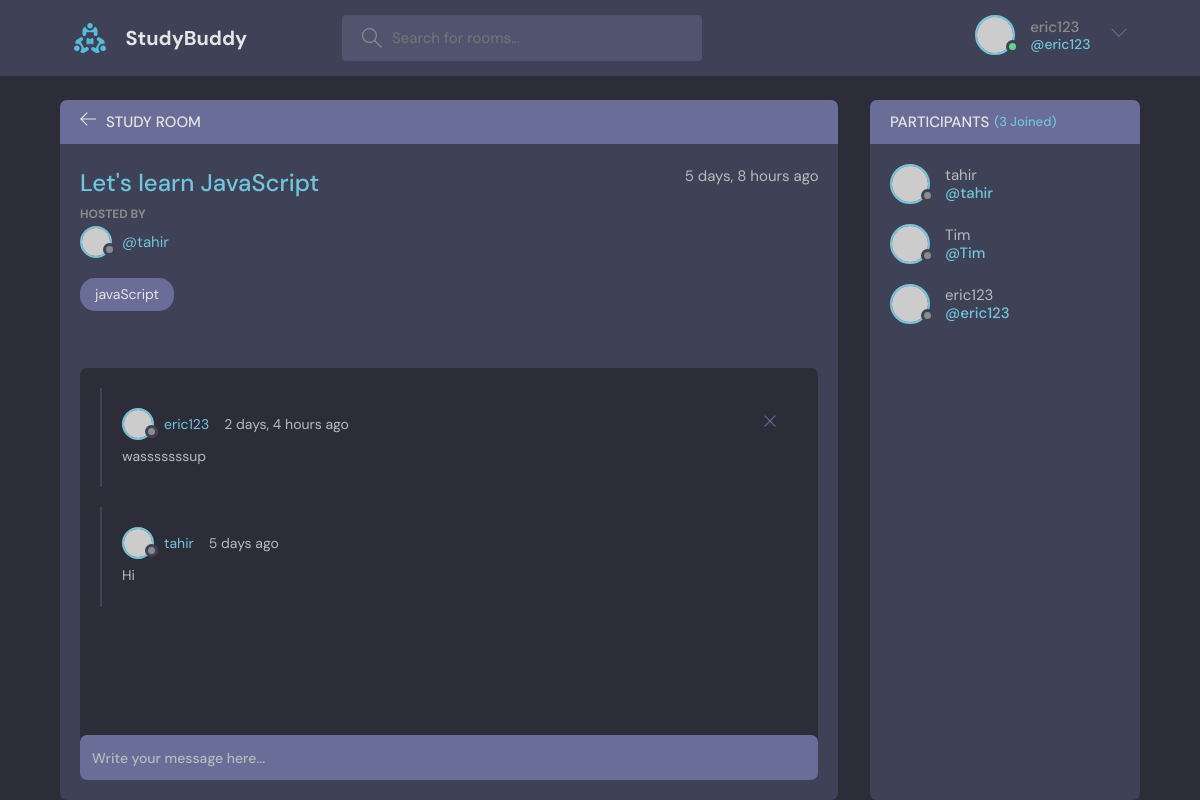
The app's page /room/1/ (signed in) with its own data.
### base/models.py (models this page shows, shortened)
class Room(models.Model):
    host = models.ForeignKey(User, on_delete=models.SET_NULL, null=True)
    topic = models.ForeignKey(Topic, on_delete=models.SET_NULL, null=True) # a room can only have one topic
    name = models.CharField(max_length=200)
    description = models.TextField(null=True, blank=True)   # blanks allowed
    participants = models.ManyToManyField(User, related_name='participants', blank=True)
    updated = models.DateTimeField(auto_now=True)   # timestamp for when saved
    created = models.DateTimeField(auto_now_add=True)   # timestamp for when created

class Topic(models.Model):
    name = models.CharField(max_length=200)
    def __str__(self):
        return self.name

class Message(models.Model):
    user = models.ForeignKey(User, on_delete=models.CASCADE) # note that we are using the default django User as imported
    room = models.ForeignKey(Room, on_delete=models.CASCADE) # one to many relationship, related to Room. CASCADE - when a room is deleted, all its messages are deleted
    body = models.TextField()
    updated = models.DateTimeField(auto_now=True)   # timestamp for when saved
    created = models.DateTimeField(auto_now_add=True)   # timestamp for when created
    class Meta:
        ordering = ['-updated', '-created'] # dash is descending order

### base/views.py (the view, shortened to what this page needs)
# urls.py: path('room/<str:pk>/', views.room, name="room"), #pk stands for primary key
def room(request, pk):
    room = Room.objects.get(id=pk)
    room_messages = room.message_set.all() # give us the set of messages related to this room in descending time order
    participants = room.participants.all()
    context = {'room': room, 'room_messages': room_messages, 'participants': participants}
    return render(request, 'base/room.html', context)

### base/templates/base/room.html (shortened to what this page needs)
{% extends 'main.html' %} {% block content %}
<main class="profile-page layout layout--2">
  <div class="container">
    <div class="room">
      <div class="room__top">
        <div class="room__topLeft">
          <a href="{% url 'home' %}">
            <svg
              version="1.1"
              xmlns="http://www.w3.org/2000/svg"
              width="32"
              height="32"
              viewBox="0 0 32 32"
            >
              <title>arrow-left</title>
              <path
                d="M13.723 2.286l-13.723 13.714 13.719 13.714 1.616-1.611-10.96-10.96h27.625v-2.286h-27.625l10.965-10.965-1.616-1.607z"
              ></path>
            </svg>
          </a>
          <h3>Study Room</h3>
        </div>
      </div>
      <div class="room__box scroll">
        <div class="room__header scroll">
          <div class="room__info">
            <h3>{{room.name}}</h3>
            <span>{{room.created|timesince}} ago</span>
          </div>
          <div class="room__hosted">
            <p>Hosted By</p>
            <a
              href="{% url 'user-profile' room.host.id %}"
              class="room__author"
            >
              <div class="avatar avatar--small">
                <img src="https://randomuser.me/api/portraits/men/37.jpg" />
              </div>
              <span>@{{room.host.username}}</span>
            </a>
          </div>
          <span class="room__topics">{{room.topic}}</span>
        </div>
        <div class="room__conversation">
          <div class="threads scroll">
            {% for message in room_messages %}
            <div class="thread">
              <div class="thread__top">
                <div class="thread__author">
                  <a
                    href="{% url 'user-profile' message.user.id %}"
                    class="thread__authorInfo"
                  >
                    <div class="avatar avatar--small">
                      <img
                        src="https://randomuser.me/api/portraits/men/37.jpg"
                      />
                    </div>
                    <span>{{message.user.username}}</span>
                  </a>
                  <span class="thread__date"
                    >{{message.created|timesince}} ago</span
                  >
                </div>
                {% if request.user == message.user %}
                <a href="{% url 'delete-message' message.id %}">
                  <div class="thread__delete">
                    <svg
                      version="1.1"
                      xmlns="http://www.w3.org/2000/svg"
                      width="32"
                      height="32"
                      viewBox="0 0 32 32"
                    >
                      <title>remove</title>
                      <path
                        d="M27.314 6.019l-1.333-1.333-9.98 9.981-9.981-9.981-1.333 1.333 9.981 9.981-9.981 9.98 1.333 1.333 9.981-9.98 9.98 9.98 1.333-1.333-9.98-9.98 9.98-9.981z"
                      ></path>
                    </svg>
                  </div>
                </a>
                {% endif %}
              </div>
              <div class="thread__details">
                {{message.body}}
              </div>
            </div>
            {% endfor %}
          </div>
        </div>
      </div>
      <div class="room__message">
        <form action="#">
          <input name="" placeholder="Write your message here..." />
        </form>
      </div>
    </div>
    <div class="participants">
      <h3 class="participants__top">
        Participants <span>({{participants.count}} Joined)</span>
      </h3>
      <div class="participants__list scroll">
        {% for user in participants %}
        <a href="{% url 'user-profile' user.id %}" class="participant">
          <div class="avatar avatar--medium">
            <img src="https://randomuser.me/api/portraits/men/37.jpg" />
          </div>
          <p>
            {{user.username}}
            <span>@{{user.username}}</span>
          </p>
        </a>
        {% endfor %}
      </div>
    </div>
  </div>
</main>
{% endblock content %}

### templates/navbar.html (shortened to what this page needs)
{% load static %}
<header class="header header--loggedIn">
  <div class="container">
    <a href="{% url 'home' %}" class="header__logo">
      <img src="{% static 'images/logo.svg' %}" />
      <h1>StudyBuddy</h1>
    </a>
    <form class="header__search" method="GET" action="{% url 'home' %}">
      <label>
        <input name="q" placeholder="Search for rooms..." />
      </label>
    </form>
    <nav class="header__menu">
      {% if request.user.is_authenticated %}
      <div class="header__user">
        <a href="{% url 'update-user' %}">
          <div class="avatar avatar--medium active">
            <img src="https://randomuser.me/api/portraits/men/37.jpg" />
          </div>
          <p>
            {{request.user.username}} <span>@{{request.user.username}}</span>
          </p>
        </a>
        <button class="dropdown-button">
          <svg
            version="1.1"
            xmlns="http://www.w3.org/2000/svg"
            width="32"
            height="32"
            viewBox="0 0 32 32"
          >
            <title>chevron-down</title>
            <path d="M16 21l-13-13h-3l16 16 16-16h-3l-13 13z"></path>
          </svg>
        </button>
      </div>
      {% else %}
      <a href="{% url 'login' %}">
        <img src="{% static 'images/avatar.svg' %}" />
        <p>Login</p>
      </a>
      {% endif %}
    </nav>
  </div>
</header>

### records on screen
Room: name "Let's learn JavaScript", created "5 days, 8 hours", host.username "tahir", topic "javaScript"
Message: user.username "eric123", created "2 days, 4 hours", body "wasssssssup"
Message: user.username "tahir", created "5 days", body "Hi"

### other values on screen
{{ request.user.username }} "eric123"
{{ participants.count }} "3"
{{ user.username }} "tahir"
{{ user.username }} "Tim"
{{ user.username }} "eric123"
